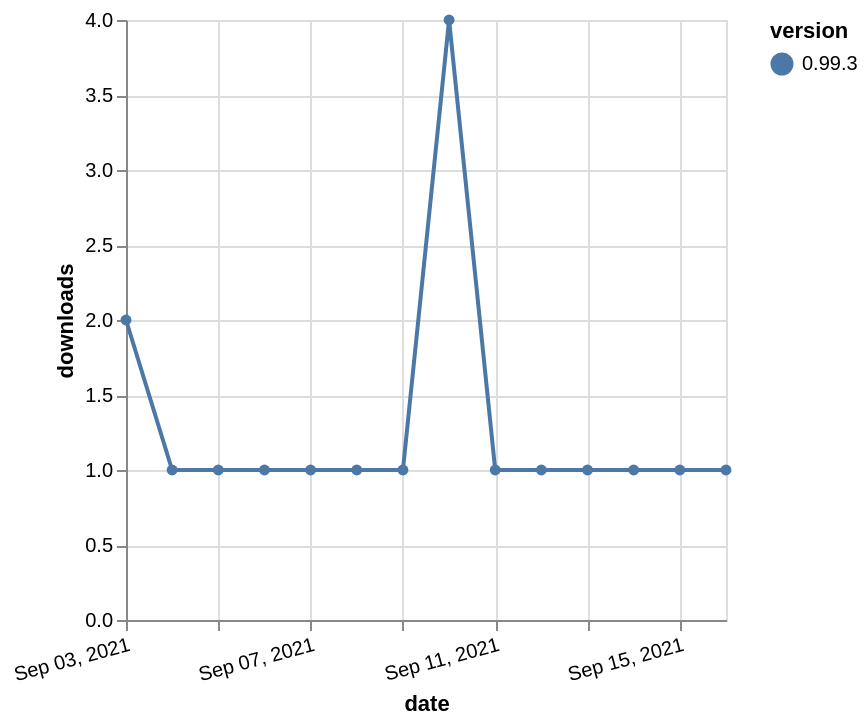

Write the Vega-Lite specification saved for this chart.
### Vega-Lite specification from a JSON file in a GitHub repository (floating-point values rounded to 4 significant figures)
{"$schema": "https://vega.github.io/schema/vega-lite/v5.json", "description": "A simple bar chart with embedded data.", "data": {"values": [{"date": "2021-09-03", "total": 502, "delta": 2, "version": "0.99.3"}, {"date": "2021-09-04", "total": 503, "delta": 1, "version": "0.99.3"}, {"date": "2021-09-05", "total": 504, "delta": 1, "version": "0.99.3"}, {"date": "2021-09-06", "total": 505, "delta": 1, "version": "0.99.3"}, {"date": "2021-09-07", "total": 506, "delta": 1, "version": "0.99.3"}, {"date": "2021-09-08", "total": 507, "delta": 1, "version": "0.99.3"}, {"date": "2021-09-09", "total": 508, "delta": 1, "version": "0.99.3"}, {"date": "2021-09-10", "total": 512, "delta": 4, "version": "0.99.3"}, {"date": "2021-09-11", "total": 513, "delta": 1, "version": "0.99.3"}, {"date": "2021-09-12", "total": 514, "delta": 1, "version": "0.99.3"}, {"date": "2021-09-13", "total": 515, "delta": 1, "version": "0.99.3"}, {"date": "2021-09-14", "total": 516, "delta": 1, "version": "0.99.3"}, {"date": "2021-09-15", "total": 517, "delta": 1, "version": "0.99.3"}, {"date": "2021-09-16", "total": 518, "delta": 1, "version": "0.99.3"}]}, "width": "container", "mark": {"type": "line", "point": {"filled": true}}, "encoding": {"x": {"field": "date", "type": "temporal", "timeUnit": "yearmonthdate", "title": "date", "axis": {"labelAngle": -15}}, "y": {"field": "delta", "type": "quantitative", "title": "downloads"}, "color": {"field": "version", "type": "nominal"}, "tooltip": {"field": "delta"}}}
